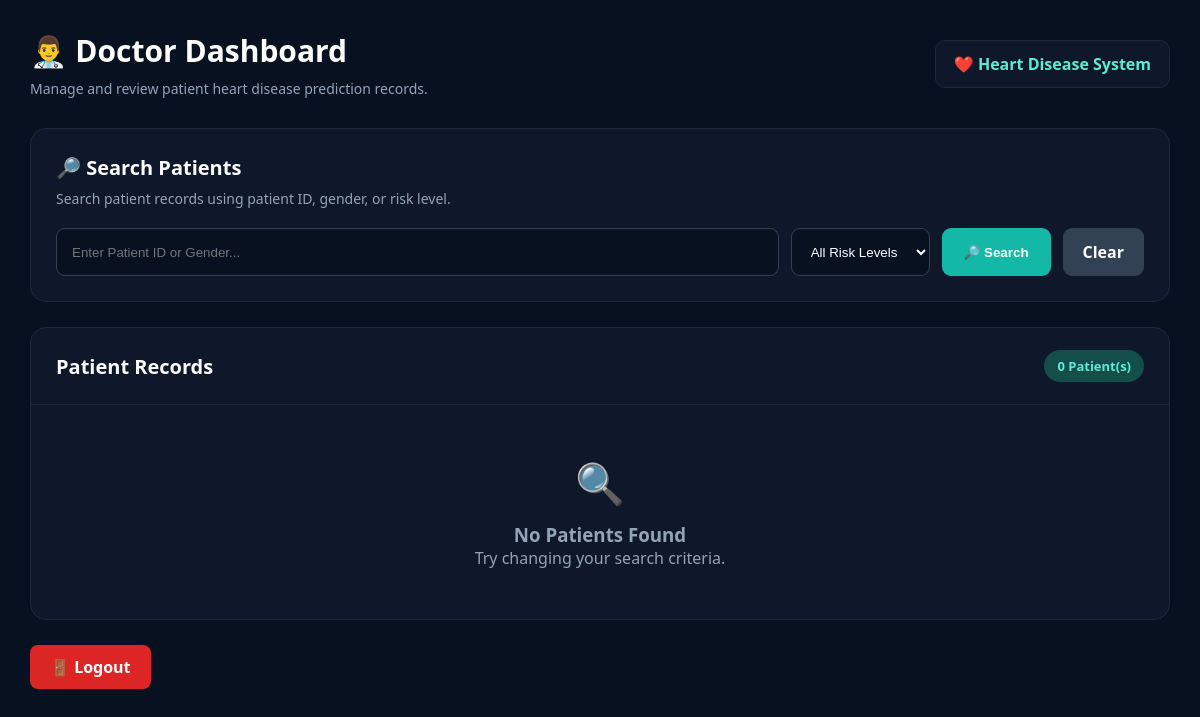
Before: /doctor with the older database file.
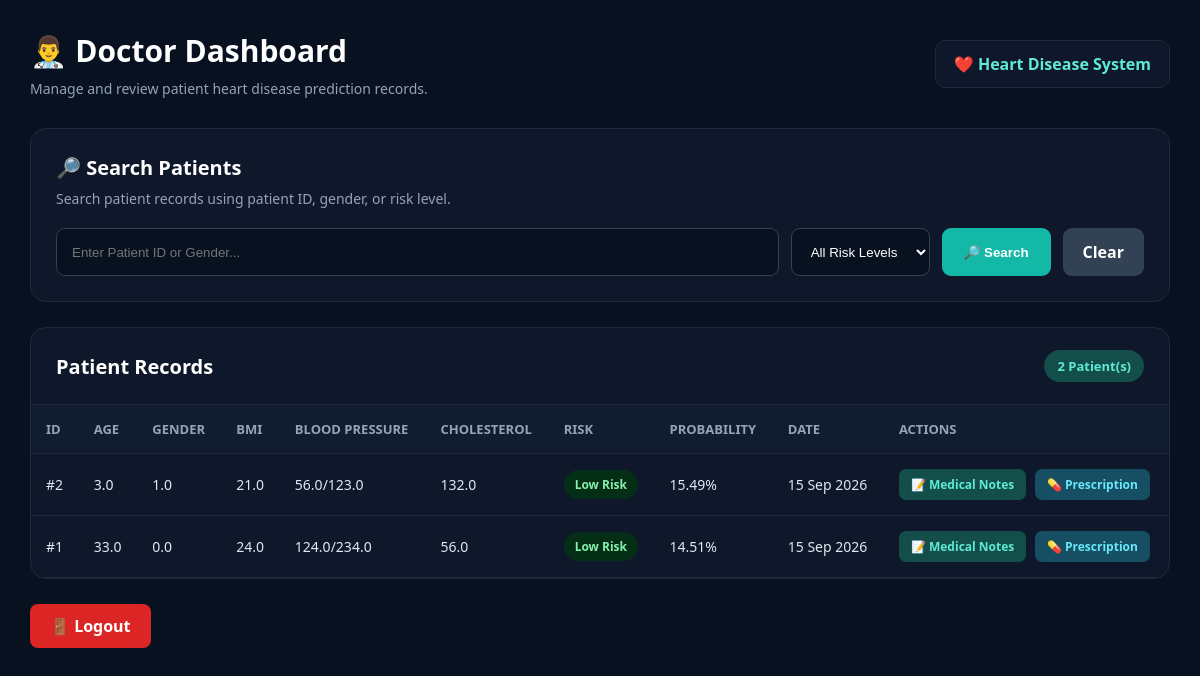
After: the same page with the newer database file.
### app.py (models this page shows)
class Patient(db.Model):
    id = db.Column(
        db.Integer,
        primary_key=True
    )
    age = db.Column(
        db.Float
    )
    gender = db.Column(
        db.Float
    )
    bmi = db.Column(
        db.Float
    )
    systolic = db.Column(
        db.Float
    )
    diastolic = db.Column(
        db.Float
    )
    cholesterol = db.Column(
        db.Float
    )
    risk = db.Column(
        db.String(50)
    )
    probability = db.Column(
        db.Float
    )
    date = db.Column(
        db.DateTime,
        default=datetime.utcnow
    )

### app.py (the view, shortened to what this page needs)
@app.route("/doctor")
def doctor_dashboard():
    search = request.args.get(
        "search",
        ""
    ).strip()
    risk = request.args.get(
        "risk",
        ""
    ).strip()
    query = Patient.query
    if risk:
        query = query.filter(
            Patient.risk == risk
        )
    patients = query.order_by(
        Patient.date.desc()
    ).all()
    return render_template(
        "doctor_dashboard.html",
        patients=patients,
        search=search,
        risk=risk
    )

### templates/doctor_dashboard.html (shortened to what this page needs)
<!DOCTYPE html>
<html lang="en">
<head>
</head>
<body>
<div class="container">
    <div class="header">
        <div>
            <h1>👨‍⚕️ Doctor Dashboard</h1>
            <p>
                Manage and review patient heart disease prediction records.
            </p>
        </div>
        <div class="doctor-badge">
            ❤️ Heart Disease System
        </div>
    </div>
    <div class="search-card">
        <h2>🔎 Search Patients</h2>
        <p>
            Search patient records using patient ID, gender, or risk level.
        </p>
        <form method="GET"
              action="{{ url_for('doctor_dashboard') }}"
              class="search-form">
            <input
                type="text"
                name="search"
                class="search-input"
                placeholder="Enter Patient ID or Gender..."
                value="{{ search if search else '' }}"
            >
            <select name="risk"
                    class="risk-select">
                <option value="">
                    All Risk Levels
                </option>
            </select>
            <button type="submit"
                    class="search-button">
                🔎 Search
            </button>
            <a href="{{ url_for('doctor_dashboard') }}"
               class="clear-button">
                Clear
            </a>
        </form>
    </div>
    <div class="table-card">
        <div class="table-header">
            <h2>Patient Records</h2>
            <span class="patient-count">
                {{ patients|length }} Patient(s)
            </span>
        </div>
        {% if patients %}
        <div class="table-container">
            <table>
                <thead>
                    <tr>
                        <th>ID</th>
                        <th>Age</th>
                        <th>Gender</th>
                        <th>BMI</th>
                        <th>Blood Pressure</th>
                        <th>Cholesterol</th>
                        <th>Risk</th>
                        <th>Probability</th>
                        <th>Date</th>
<th>Actions</th>
                    </tr>
                </thead>
                <tbody>
                {% for patient in patients %}
                    <tr>
                        <td>
                            #{{ patient.id }}
                        </td>
                        <td>
                            {{ patient.age }}
                        </td>
                        <td>
                            {{ patient.gender }}
                        </td>
                        <td>
                            {{ patient.bmi }}
                        </td>
                        <td>
                            {{ patient.systolic }}/{{ patient.diastolic }}
                        </td>
                        <td>
                            {{ patient.cholesterol }}
                        </td>
                        <td>
                            {% if patient.risk == "High Risk" %}
                                <span class="risk high-risk">
                                    High Risk
                                </span>
                            {% else %}
                                <span class="risk low-risk">
                                    {{ patient.risk }}
                                </span>
                            {% endif %}
                        </td>
                        <td>
                            {{ patient.probability }}%
                        </td>
                        <td>
                            {% if patient.date %}
                                {{ patient.date.strftime('%d %b %Y') }}
                            {% else %}
                                —
                            {% endif %}
                        </td>
                        <td>
    <a
        href="{{ url_for('medical_notes', patient_id=patient.id) }}"
        class="notes-button"
    >
        📝 Medical Notes
    </a>
    <a
    href="{{ url_for('prescription', patient_id=patient.id) }}"
    class="prescription-button"
>
    💊 Prescription
</a>
</td>
                    </tr>
                {% endfor %}
                </tbody>
            </table>
        </div>
        {% else %}
        <div class="empty">
            <div class="empty-icon">
                🔍
            </div>
            <h3>No Patients Found</h3>
            <p>
                Try changing your search criteria.
            </p>
        </div>
        {% endif %}
    </div>
    <div class="footer">
        <a href="{{ url_for('logout') }}"
           class="logout">
            🚪 Logout
        </a>
    </div>
</div>
</body>
</html>

### templates/doctor_dashboard.html (style rules this page uses)
* { box-sizing:border-box; margin:0; padding:0; }
body { background:#071120; color:white; font-family:"Segoe UI", Arial, sans-serif; min-height:100vh; }
.container { width:100%; padding:30px; }
.header { display:flex; justify-content:space-between; align-items:center; margin-bottom:30px; }
.header h1 { font-size:30px; margin-bottom:8px; }
.header p { color:#94a3b8; font-size:14px; }
.doctor-badge { background:#0f172a; border:1px solid #1e293b; padding:12px 18px; border-radius:10px; color:#5eead4; font-weight:600; }
.search-card { background:#0f172a; border:1px solid #1e293b; border-radius:16px; padding:25px; margin-bottom:25px; }
.search-card h2 { font-size:20px; margin-bottom:8px; }
.search-card p { color:#94a3b8; font-size:14px; margin-bottom:20px; }
.search-form { display:flex; gap:12px; flex-wrap:wrap; }
.search-input { flex:1; min-width:250px; background:#071120; color:white; border:1px solid #334155; border-radius:9px; padding:13px 15px; outline:none; }
.risk-select { background:#071120; color:white; border:1px solid #334155; border-radius:9px; padding:13px 15px; outline:none; }
.search-button { background:#14b8a6; color:white; border:none; padding:13px 22px; border-radius:9px; font-weight:600; cursor:pointer; }
.clear-button { background:#334155; color:white; text-decoration:none; padding:13px 20px; border-radius:9px; font-weight:600; }
.table-card { background:#0f172a; border:1px solid #1e293b; border-radius:16px; overflow:hidden; }
.table-header { padding:22px 25px; display:flex; justify-content:space-between; align-items:center; border-bottom:1px solid #1e293b; }
.table-header h2 { font-size:20px; }
.patient-count { background:#134e4a; color:#5eead4; padding:7px 13px; border-radius:20px; font-size:13px; font-weight:600; }
.table-container { overflow-x:auto; }
table { width:100%; border-collapse:collapse; }
th, td { padding:15px; border-bottom:1px solid #1e293b; text-align:left; }
th { background:#111c2e; color:#94a3b8; font-size:13px; text-transform:uppercase; }
td { color:#e2e8f0; font-size:14px; }
.risk { display:inline-block; padding:6px 11px; border-radius:20px; font-size:12px; font-weight:700; }
.low-risk { background:#052e16; color:#86efac; }
.notes-button { display:inline-block; background:#134e4a; color:#5eead4; text-decoration:none; padding:7px 12px; border-radius:7px; font-size:12px; font-weight:600; white-space:nowrap; }
.prescription-button { display:inline-block; background:#164e63; color:#67e8f9; text-decoration:none; padding:7px 12px; border-radius:7px; font-size:12px; font-weight:600; white-space:nowrap; margin-left:5px; }
.footer { margin-top:25px; }
.logout { display:inline-block; background:#dc2626; color:white; text-decoration:none; padding:11px 20px; border-radius:8px; font-weight:600; }

Changed rows visible on the page:
added Patient: id "2", age "3.0", gender "1.0", bmi "21.0", systolic "56.0", diastolic "123.0", cholesterol "132.0", risk "Low Risk", probability "15.49", date "15 Sep 2026"
added Patient: id "1", age "33.0", gender "0.0", bmi "24.0", systolic "124.0", diastolic "234.0", cholesterol "56.0", risk "Low Risk", probability "14.51", date "15 Sep 2026"
Other visible differences:
{{ patients|length }}: "0" → "2"
text no longer shown: "🔍 No Patients Found Try changing your search criteria."
text now shown: "ID AGE GENDER BMI BLOOD PRESSURE CHOLESTEROL RISK PROBABILITY DATE ACTIONS"
